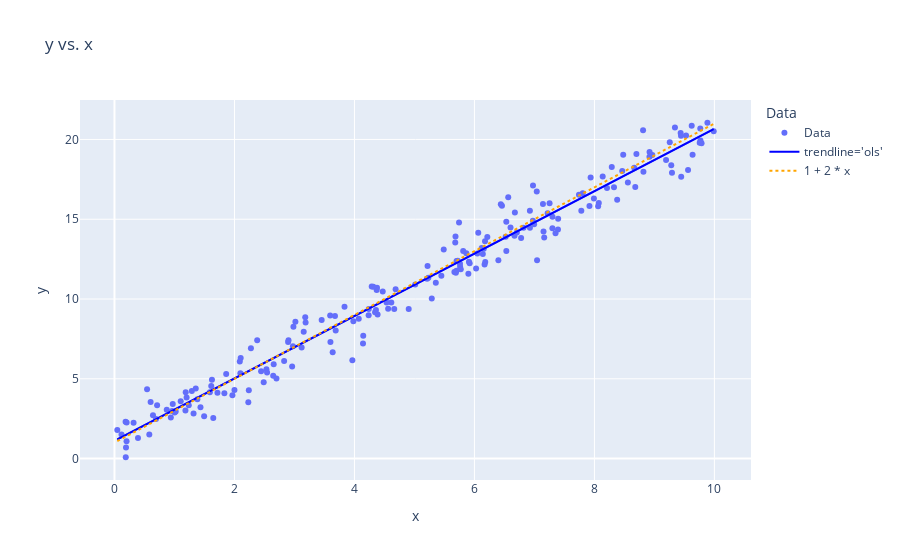

The code cell stored with this chart in its notebook:
### Code cell
x_range = np.array([df['x'].min(), df['x'].max()])
y_line = belta0 + belta1 * x_range
fig.add_scatter(x=x_range, y=y_line, mode='lines',
                name=str(belta0)+' + '+str(belta1)+' * x', 
                line=dict(dash='dot', color='orange'))

### Figure 1 — Plotly figure (JSON) as saved in the notebook; plotly's stock layout.template omitted (floating-point values rounded to 4 significant figures; data arrays with more than 128 entries replaced by an {"elided": "..."} marker saying what was removed)
{"data": [{"hovertemplate": "Data=Data<br>x=%{x}<br>y=%{y}<extra></extra>", "legendgroup": "Data", "marker": {"color": "#636efa", "symbol": "circle"}, "mode": "markers", "name": "Data", "orientation": "v", "showlegend": true, "type": "scatter", "x": {"elided": "200 float values"}, "xaxis": "x", "y": {"elided": "200 float values"}, "yaxis": "y"}, {"hovertemplate": "<b>OLS trendline</b><br>y = 1.9562 * x + 1.10694<br>R<sup>2</sup>=0.971250<br><br>Data=Data<br>x=%{x}<br>y=%{y} <b>(trend)</b><extra></extra>", "legendgroup": "Data", "marker": {"color": "#636efa", "symbol": "circle"}, "mode": "lines", "name": "Data", "showlegend": false, "type": "scatter", "x": {"elided": "200 float values"}, "xaxis": "x", "y": {"elided": "200 float values"}, "yaxis": "y"}, {"line": {"color": "blue"}, "name": "trendline='ols'", "type": "scatter", "x": {"elided": "200 float values"}, "y": {"elided": "200 float values"}}, {"line": {"color": "orange", "dash": "dot"}, "mode": "lines", "name": "1 + 2 * x", "type": "scatter", "x": [0.04695, 9.988], "y": [1.094, 20.98]}], "layout": {"legend": {"title": {"text": "Data"}, "tracegroupgap": 0}, "title": {"text": "y vs. x"}, "xaxis": {"anchor": "y", "domain": [0, 1], "title": {"text": "x"}}, "yaxis": {"anchor": "x", "domain": [0, 1], "title": {"text": "y"}}}}
